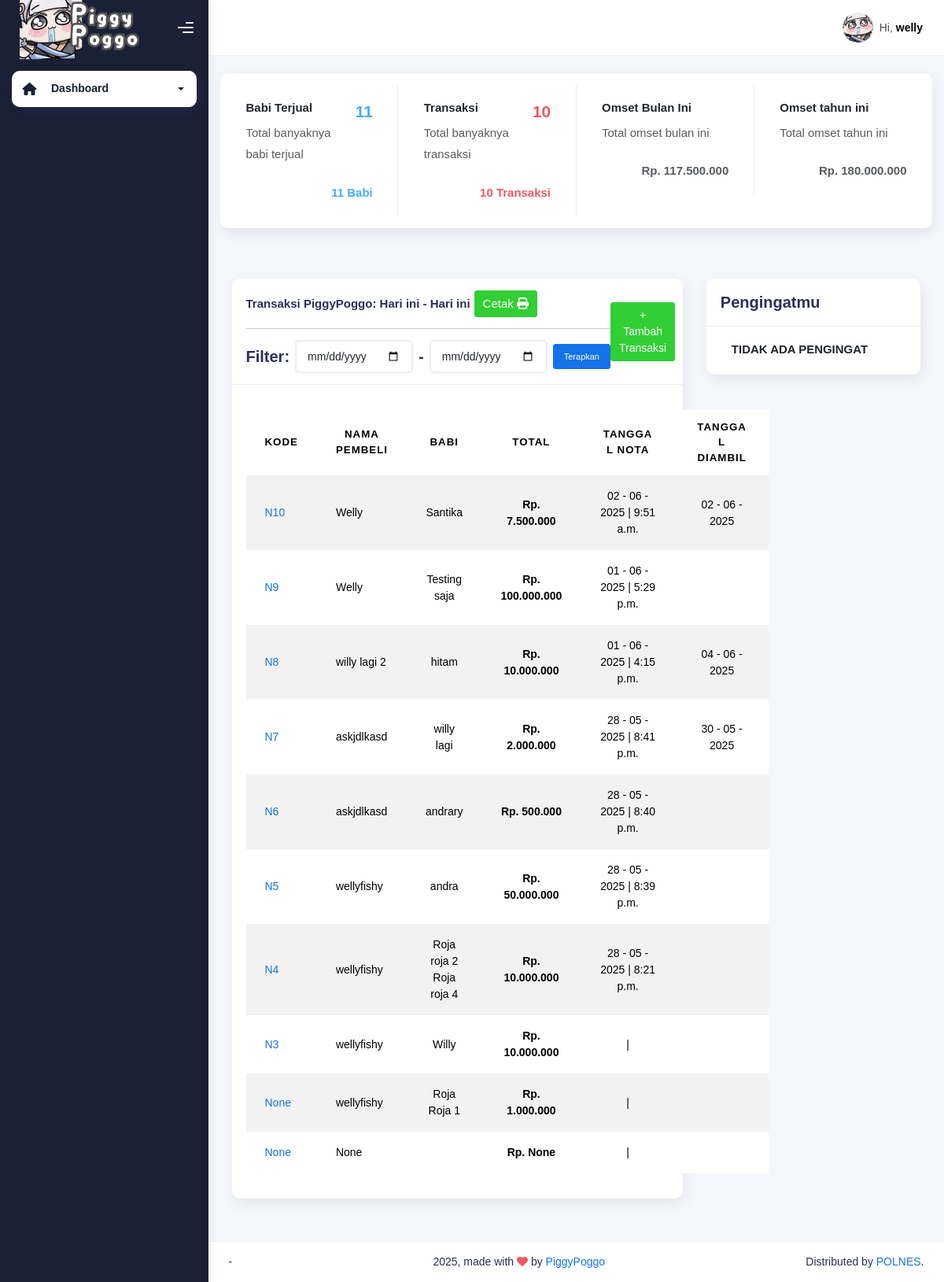
/transaksi (signed in), run on the app's committed database.
### piggypoggo_app/models.py (models this page shows, shortened)
class Nota(models.Model):
    kode_nota = models.CharField(unique=True, blank=True, null=True, max_length=10)
    nama_pembeli = models.CharField(max_length=50, null=True, blank=True)
    total_harga = models.IntegerField(null=True, blank=True)
    tanggal_nota = models.DateTimeField(null=True, blank=True)
    tanggal_dibeli = models.DateField(null=True, blank=True)

class DetailNota(models.Model):
    babi = models.ForeignKey(Babi, null=True, blank=True, on_delete=models.SET_NULL)
    harga = models.IntegerField(null=True, blank=True)
    nota = models.ForeignKey(Nota, null=True, blank=True, on_delete=models.CASCADE)

class Babi(models.Model):
    nama_babi = models.CharField(max_length=50, null=True, blank=True)
    kandang = models.ForeignKey(Kandang, null=True, blank=True, on_delete=models.SET_NULL)
    terjual = models.BooleanField(default=False)
    harga = models.IntegerField(default=0)
    sakit = models.BooleanField(default=False)
    def __str__(self):
        return f'{self.nama_babi}'

### piggypoggo_app/views.py (the view, shortened to what this page needs)
# urls.py: path('transaksi', views.transaksi, name="transaksi"),
@login_required
@status_required([1, 2])
def transaksi(request):
    all_notas = Nota.objects.all().order_by('-pk')
    babi_terjual_count = Babi.objects.filter(terjual=True).count()
    today = now().date()
    omset_bulan_ini = Nota.objects.filter(
        tanggal_nota__year=today.year,
        tanggal_nota__month=today.month
    ).aggregate(total_bulan_ini=Sum('total_harga'))['total_bulan_ini'] or 0
    omset_tahun_ini = Nota.objects.filter(
        tanggal_nota__year=today.year,
    ).aggregate(total_tahun_ini=Sum('total_harga'))['total_tahun_ini'] or 0
    omset_bulan_ini = format_number(omset_bulan_ini)
    omset_tahun_ini = format_number(omset_tahun_ini)
    pengingat = Nota.objects.filter(tanggal_dibeli__gte=today)
    mulai = 'Hari ini'
    hingga = 'Hari ini'
    for nota in all_notas:
        nota.formatted_total_harga = format_number(nota.total_harga)
    context = {
        'on': 'transaksi',
        'all_notas': all_notas,
        'babi_terjual_count': babi_terjual_count,
        'omset_bulan_ini': omset_bulan_ini,
        'omset_tahun_ini': omset_tahun_ini,
        'pengingat': pengingat,
        'mulai': mulai,
        'hingga': hingga,
    }
    return render(request, 'transaksi.html', context)

### piggypoggo_app/views.py (called while the page is built)
def format_number(value):
    try:
        value = int(value)
        return "{:,}".format(value).replace(",", ".")
    except:
        return value

### piggypoggo_app/templates/transaksi.html (shortened to what this page needs)
{% extends "base-dashboard.html" %} {% load static %}
{% block content %}
<div class="container">
    <div class="page-inner">
        <div class="row row-card-no-pd">
        <div class="col-12 col-sm-6 col-md-6 col-xl-3">
            <div class="card">
            <div class="card-body">
                <div class="d-flex justify-content-between">
                <div>
                    <h6><b>Babi Terjual</b></h6>
                    <p class="text-muted">Total banyaknya babi terjual</p>
                </div>
                <h4 class="text-info fw-bold">{{ babi_terjual_count }}</h4>
                </div>
                <div class="d-flex justify-content-between mt-2">
                <p class="text-info mb-0">
                    <b>{{ babi_terjual_count }} Babi</b>
                </p>
                </div>
            </div>
            </div>
        </div>
        <div class="col-12 col-sm-6 col-md-6 col-xl-3">
            <div class="card">
            <div class="card-body">
                <div class="d-flex justify-content-between">
                <div>
                    <h6><b>Transaksi</b></h6>
                    <p class="text-muted">Total banyaknya transaksi</p>
                </div>
                <h4 class="text-danger fw-bold">{{ all_notas.count }}</h4>
                </div>
                <div class="d-flex justify-content-between mt-2">
                <p class="text-danger mb-0">
                    <b>{{ all_notas.count }} Transaksi</b>
                </p>
                </div>
            </div>
            </div>
        </div>
        <div class="col-12 col-sm-6 col-md-6 col-xl-3">
            <div class="card">
            <div class="card-body">
                <div class="d-flex justify-content-between">
                <div>
                    <h6><b>Omset Bulan Ini</b></h6>
                    <p class="text-muted">Total omset bulan ini</p>
                </div>
                </div>
                <div class="d-flex justify-content-between mt-2">
                <p class="text-muted mb-0">
                    <b>Rp. {{ omset_bulan_ini }}</b>
                </p>
                </div>
            </div>
            </div>
        </div>
        <div class="col-12 col-sm-6 col-md-6 col-xl-3">
            <div class="card">
            <div class="card-body">
                <div class="d-flex justify-content-between">
                <div>
                    <h6><b>Omset tahun ini</b></h6>
                    <p class="text-muted">Total omset tahun ini</p>
                </div>
                </div>
                <div class="d-flex justify-content-between mt-2">
                <p class="text-muted mb-0">
                    <b>Rp. {{ omset_tahun_ini }}</b>
                </p>
                </div>
            </div>
            </div>
        </div>
        </div>
        <div class="page-header">
        </div>
        <div class="row">
            <div class="col-md-8">
                <div class="card" id="print-area">
                    <div class="card-header d-flex justify-content-between align-items-center">
                        <form method="POST" class="d-flex align-items-center gap-3">
                            <div class="card-title mb-0">
                                <strong class="print-visible" style="font-size: 15px;">Transaksi PiggyPoggo: {{ mulai }} - {{ hingga }}</strong><button type="button" onclick="window.print()" class="btn btn-success print-hide" style="font-size: 15px; padding: 5px 10px; margin-left: 5px;">Cetak <i class="fa fa-print"></i></button><br><hr>
                                <div class="d-flex align-items-center gap-2 print-hide">
                                <span class="print-hide">Filter:</span>
                                <input type="date" class="form-control print-hide" name="mulai-dari">
                                <span class="print-hide">-</span>
                                <input type="date" class="form-control print-hide" name="hingga-dari">
                                <button type="submit" class="btn btn-primary btn-sm print-hide">Terapkan</button>
                                </div>
                            </div>
                        </form>
                        <a href="{% url 'tambah-transaksi' %}" class="btn btn-success print-hide" style="font-size: inherit; padding: 5px 10px;">
                        + Tambah Transaksi
                        </a>
                    </div>
                    <div class="card-body">
                        <table class="table table-striped mt-3">
                        <thead>
                            <tr>
                            <th scope="col" style="text-align: center;">Kode</th>
                            <th scope="col" style="text-align: center;">Nama Pembeli</th>
                            <th scope="col" style="text-align: center;">Babi</th>
                            <th scope="col" style="text-align: center;">Total</th>
                            <th scope="col" style="text-align: center;">Tanggal Nota</th>
                            <th scope="col" style="text-align: center;">Tanggal Diambil</th>
                            </tr>
                        </thead>
                        <tbody>
                            {% for nota in all_notas %}
                            <tr>
                                <td><a href="">{{ nota.kode_nota }}</td>
                                <td>{{ nota.nama_pembeli }}</td>
                                <td style="text-align: center;">
                                    {% for dnota in nota.detailnota_set.all %}
                                        {{ dnota.babi }}
                                        <br>
                                    {% endfor %}
                                </td>
                                <td style="text-align: center;"><b>Rp. {{ nota.formatted_total_harga }}</b></td>
                                <td style="text-align: center;">{{ nota.tanggal_nota|date:'d - m - Y' }} | {{ nota.tanggal_nota|time:'' }}</td>
                                <td style="text-align: center;">{{ nota.tanggal_dibeli|date:'d - m - Y' }}</td>
                            </tr>
                            {% endfor %}
                        </tbody>
                        </table>
                    </div>
                </div>
            </div>
            <div class="col-md-4">
                <div class="card">
                <div class="card-header">
                    <div class="card-head-row">
                    <div class="card-title">Pengingatmu</div>
                    </div>
                </div>
                <div class="card-body">
                    {% if pengingat %}
                    {% for pengingat in pengingat %}
                    <div class="d-flex align-items-center ms-3">
                        <h6 class="text-uppercase fw-bold mb-1 mb-0">
                            Babi dalam nota {{ pengingat.kode_nota }} akan diambil pada tanggal:
                            <span class="text-warning ps-3">{{ pengingat.tanggal_dibeli }}</span>
                        </h6>
                    </div>
                    <div class="separator-dashed"></div>
                    {% endfor %}
                    {% else %}
                    <div class="d-flex align-items-center ms-3">
                        <h6 class="text-uppercase fw-bold mb-1 mb-0">
                            Tidak ada pengingat
                            <span class="text-warning ps-3"></span>
                        </h6>
                    </div>
                    {% endif %}
                </div>
            </div>
        </div>
    </div>
</div>
{% endblock content %}

### piggypoggo_app/templates/base-dashboard.html (shortened to what this page needs)
{% load static %}
<!DOCTYPE html>
<html lang="en">
  <head>
    <link rel="stylesheet" href="{% static 'css/bootstrap.min.css' %}" />
    <link rel="stylesheet" href="{% static 'css/plugins.min.css' %}" />
    <link rel="stylesheet" href="{% static 'css/piggypoggo.min.css' %}" />
    <link rel="stylesheet" href="https://cdnjs.cloudflare.com/ajax/libs/bootstrap/5.3.3/css/bootstrap-grid.min.css" />
    <link href="https://cdn.jsdelivr.net/npm/select2@4.1.0-rc.0/dist/css/select2.min.css" rel="stylesheet" />
    <link rel="stylesheet" href="https://cdnjs.cloudflare.com/ajax/libs/font-awesome/6.5.1/css/all.min.css">
  </head>
  <body>
    <div class="wrapper">
      <div class="sidebar sidebar-style-2" data-background-color="dark">
        <div class="sidebar-logo">
          <div class="logo-header" data-background-color="dark">
            <a href="index.html" class="logo">
              <img src="{% static 'img/piggypoggo/jinhsilogo.png' %}" alt="navbar brand" class="navbar-brand" height="90" style=""/>
            </a>
            <div class="nav-toggle">
              <button class="btn btn-toggle toggle-sidebar">
                <i class="gg-menu-right"></i>
              </button>
            </div>
          </div>
        </div>
        <div class="sidebar-wrapper scrollbar scrollbar-inner">
          <div class="sidebar-content">
            <ul class="nav nav-secondary">
              <li class="nav-item active">
                <a data-bs-toggle="collapse" href="#dashboard" class="collapsed" aria-expanded="false">
                  <i class="fas fa-home"></i>
                  <p>Dashboard</p>
                  <span class="caret"></span>
                </a>
              </li>
            </ul>
          </div>
        </div>
      </div>
      <div class="main-panel">
        <div class="main-header">
          <nav class="navbar navbar-header navbar-header-transparent navbar-expand-lg border-bottom">
            <div class="container-fluid">
              <ul class="navbar-nav topbar-nav ms-md-auto align-items-center">
                <li class="nav-item topbar-user dropdown hidden-caret">
                  <a class="dropdown-toggle profile-pic" data-bs-toggle="dropdown" href="#" aria-expanded="false">
                    <div class="avatar-sm">
                      <img
                        src="{% static 'img/piggypoggo/jinhsi-icon.png' %}"
                        alt="..."
                        class="avatar-img rounded-circle"
                      />
                    </div>
                    <span class="profile-username">
                      <span class="op-7">Hi,</span>
                      <span class="fw-bold">{{ request.user }}</span>
                    </span>
                  </a>
                </li>
              </ul>
            </div>
          </nav>
        </div>
        {% block content %}{% endblock content %}
      <footer class="footer">
          <div class="container-fluid d-flex justify-content-between">
            <nav class="pull-left">
              <ul class="nav">
                <li class="nav-item">
                  -
                </li>
              </ul>
            </nav>
            <div class="copyright">
              2025, made with <i class="fa fa-heart heart text-danger"></i> by
              <a href="">PiggyPoggo</a>
            </div>
            <div>
              Distributed by
              <a target="_blank" href="">POLNES</a>.
            </div>
          </div>
        </footer>
      </div>
    </div>
  </body>
</html>

### data on the page
Nota: kode_nota "N10", nama_pembeli "Welly", formatted_total_harga "7.500.000", tanggal_nota "02 - 06 - 2025", tanggal_nota "9:51 a.m.", tanggal_dibeli "02 - 06 - 2025"
DetailNota: babi "Santika"
Nota: kode_nota "N9", nama_pembeli "Welly", formatted_total_harga "100.000.000", tanggal_nota "01 - 06 - 2025", tanggal_nota "5:29 p.m."
DetailNota: babi "Testing saja"
Nota: kode_nota "N8", nama_pembeli "willy lagi 2", formatted_total_harga "10.000.000", tanggal_nota "01 - 06 - 2025", tanggal_nota "4:15 p.m.", tanggal_dibeli "04 - 06 - 2025"
DetailNota: babi "hitam"
Nota: kode_nota "N7", nama_pembeli "askjdlkasd", formatted_total_harga "2.000.000", tanggal_nota "28 - 05 - 2025", tanggal_nota "8:41 p.m.", tanggal_dibeli "30 - 05 - 2025"
DetailNota: babi "willy lagi"
Nota: kode_nota "N6", nama_pembeli "askjdlkasd", formatted_total_harga "500.000", tanggal_nota "28 - 05 - 2025", tanggal_nota "8:40 p.m."
DetailNota: babi "andrary"
Nota: kode_nota "N5", nama_pembeli "wellyfishy", formatted_total_harga "50.000.000", tanggal_nota "28 - 05 - 2025", tanggal_nota "8:39 p.m."
DetailNota: babi "andra"
Nota: kode_nota "N4", nama_pembeli "wellyfishy", formatted_total_harga "10.000.000", tanggal_nota "28 - 05 - 2025", tanggal_nota "8:21 p.m."
DetailNota: babi "Roja roja 2"
DetailNota: babi "Roja roja 4"
Nota: kode_nota "N3", nama_pembeli "wellyfishy", formatted_total_harga "10.000.000"
DetailNota: babi "Willy"
Nota: kode_nota "None", nama_pembeli "wellyfishy", formatted_total_harga "1.000.000"
DetailNota: babi "Roja Roja 1"
Nota: kode_nota "None", nama_pembeli "None", formatted_total_harga "None"

### other printed values
{{ request.user }} "welly"
{{ babi_terjual_count }} "11"
{{ all_notas.count }} "10"
{{ omset_bulan_ini }} "117.500.000"
{{ omset_tahun_ini }} "180.000.000"
{{ mulai }} "Hari ini"
{{ hingga }} "Hari ini"
